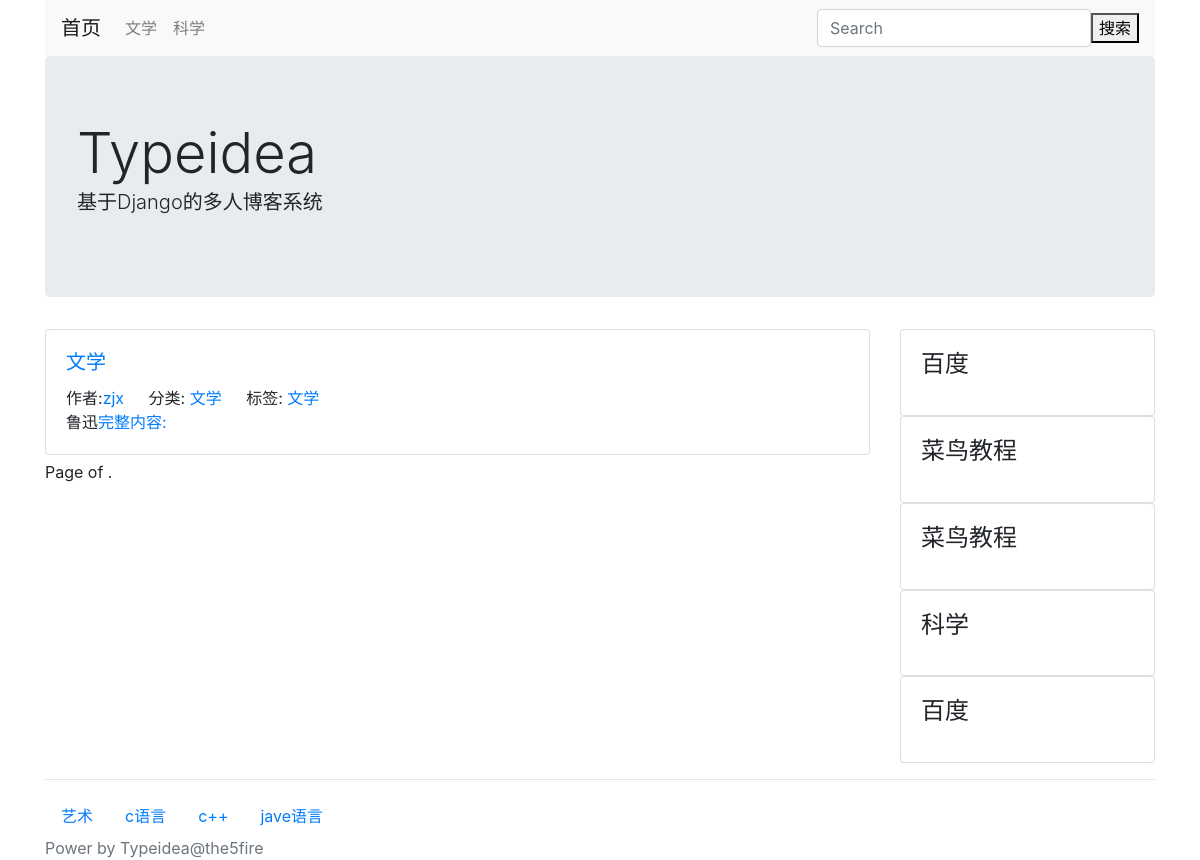
Page /category/1/ on the committed database.
### blog/models.py (models this page shows, shortened)
class Category(models.Model):
    STATUS_NORMAL = 1
    STATUS_DELETE = 0
    STATUS_ITEMS = (
            (STATUS_NORMAL, '正常'),
            (STATUS_DELETE, '删除'),
    )
    name = models.CharField(max_length=50, verbose_name="名称")
    status = models.PositiveIntegerField(default=STATUS_NORMAL,
            choices=STATUS_ITEMS, verbose_name="状态")
    is_nav = models.BooleanField(default=False, verbose_name="是否为导航")
    owner = models.ForeignKey(User, verbose_name="作者",on_delete=models.DO_NOTHING)
    created_time = models.DateTimeField(auto_now_add=True, verbose_name="创建时间")
    class Meta:
        verbose_name = verbose_name_plural = '分类'
    @classmethod
    def get_navs(cls):
        categories = cls.objects.filter(status=cls.STATUS_NORMAL)
        nav_categories = []
        normal_categories = []
        for cate in categories:
            if cate.is_nav:
                nav_categories.append(cate)
            else:
                normal_categories.append(cate)
        return {
            'navs': nav_categories,
            'categories': normal_categories,
        }

class Post(models.Model):
    STATUS_NORMAL = 1
    STATUS_DELETE = 0
    STATUS_DRAFT = 2
    STATUS_ITEMS = (
        (STATUS_NORMAL, '正常'),
        (STATUS_DELETE, '删除'),
        (STATUS_DRAFT, '草稿'),
    )
    pv = models.PositiveIntegerField(default=1)
    uv = models.PositiveIntegerField(default=1)
    title = models.CharField(max_length=255, verbose_name="标题")
    desc = models.CharField(max_length=1024, blank=True, verbose_name="摘要")
    content = models.TextField(verbose_name="正文", help_text="正文必须为MarkDown格式")
    status = models.PositiveIntegerField(default=STATUS_NORMAL,
        choices=STATUS_ITEMS, verbose_name="状态")
    category = models.ForeignKey(Category, verbose_name="分类",on_delete=models.DO_NOTHING)
    tag = models.ManyToManyField(Tag, verbose_name="标签")
    owner = models.ForeignKey(User, verbose_name="作者",on_delete=models.DO_NOTHING)
    created_time = models.DateTimeField(auto_now_add=True, verbose_name="创建时间")
    class Meta:
        verbose_name = verbose_name_plural = "文章"
        ordering = ['-id']

class Tag(models.Model):
    STATUS_NORMAL = 1
    STATUS_DELETE = 0
    STATUS_ITEMS = (
        (STATUS_NORMAL, '正常'),
        (STATUS_DELETE, '删除'),
    )
    name = models.CharField(max_length=10, verbose_name="名称")
    status = models.PositiveIntegerField(default=STATUS_NORMAL,
        choices=STATUS_ITEMS, verbose_name="状态")
    owner = models.ForeignKey(User, verbose_name="作者",on_delete=models.DO_NOTHING)
    created_time = models.DateTimeField(auto_now_add=True, verbose_name="创建时间")
    class Meta:
        verbose_name = verbose_name_plural = '标签'

### cofig/models.py (models this page shows, shortened)
class SideBar(models.Model):
    DISPLAY_HTML = 1
    DISPLAY_LATEST = 2
    DISPLAY_HOT = 3
    DISPLAY_COMMENT = 4
    SIDE_TYPE = (
        (DISPLAY_HTML, 'HTML'),
        (DISPLAY_LATEST, '最新文章'),
        (DISPLAY_HOT, '最热文章'),
        (DISPLAY_COMMENT, '最近评论'),
    )
    STATUS_SHOW = 1
    STATUS_HIDE = 0
    STATUS_ITEMS = (
        (STATUS_SHOW, '展示'),
        (STATUS_HIDE, '隐藏'),
    )
    title = models.CharField(max_length=50, verbose_name= "标题")
    display_type = models.PositiveIntegerField(default=1, choices=SIDE_TYPE,
                                                verbose_name="展示类型")
    content = models .CharField(max_length=500, blank=True, verbose_name="内容",
                                help_text="如果设置的不是HTML类型，可为空")
    status=models.PositiveIntegerField(default=STATUS_SHOW, choices=STATUS_ITEMS,
                                        verbose_name="状态")
    owner= models.ForeignKey(User, verbose_name= "作者",on_delete=models.DO_NOTHING)
    created_time= models.DateTimeField(auto_now_add=True, verbose_name="创建时间")
    class Meta:
        verbose_name = verbose_name_plural="侧边栏"
    @classmethod
    def get_all(cls):
        return cls.objects.filter(status=cls.STATUS_SHOW)

### blog/views.py (the view)
# urls.py: url(r'^category/(?P<category_id>\d+)/$', CategoryView.as_view(), name='category-list'),
class CategoryView(IndexView):
    def get_context_data(self, **kwargs):
        context = super().get_context_data(**kwargs)
        category_id = self.kwargs.get('category_id')
        category = get_object_or_404(Category, pk=category_id)
        context.update({
            'category':category,
        })
        return context
    def get_queryset(self):
        queryset = super().get_queryset()
        category_id = self.kwargs.get('category_id')
        return queryset.filter(category_id=category_id)

### blog/views.py (called while the page is built)
        def get_context_data(self, **kwargs):
            context = super().get_context_data(**kwargs)
            context.update({
                'sidebars': SideBar.get_all(),
            })
            context.update(Category.get_navs())
            return context

### typeidea/templates/blog/list.html (shortened to what this page needs)
<!DOCTYPE html>
<html lang="en">
<head>
</head>
<body>
{% extends "./base.html" %}
{% block main %}
    {% for post in post_list %}
        <div class="card post">
            <div class="card-body">
                <h5 class="card-title"><a href="{% url 'post-detail' post.id %}">{{ post.title }}</a></h5>
                <span class="card-link">作者:<a href="#">{{ post.owner.username }}</a></span>
                <span class="card-link">分类:<a href="{% url 'category-list' post.category.id %}">
                    {{ post.category.name }}</a></span>
                <span class="card-link">标签:
                    {% for tag in post.tag.all %}
                    <a href="{% url 'tag-list' tag.id %}">{{ tag.name }}</a>
                    {% endfor %}
                </span>
        <p class="card-text">{{ post.desc }}<a href="{% url 'post-detail' post.id %}">完整内容:</a></p>
            </div>
        </div>
    {% endfor %}
    {% if page_obj %}
        Page {{ page_obj_number }} of {{ paginator.num_page }}.
    {% endif %}
{% endblock %}

### typeidea/templates/blog/base.html (shortened to what this page needs)
{% load static %}
<!DOCTYPE html>
<html lang="en">
<head>
    <link rel="stylesheet" href="https://cdn.bootcss.com/bootstrap/4.0.0/css/bootstrap.css">
</head>
<body>
<div class="container head">
    <nav class="navbar navbar-expand-lg navbar-light bg-light">
        <a class="navbar-brand" href="/">首页</a>
        <div class="collapse navbar-collapse" id="navbarSupportedContent">
            <ul class="navbar-nav mr-auto">
                {% for cate in navs %}
                    <li class="nav-item">
                        <a class="nav-link" href="{% url 'category-list' cate.id %}">
                            {{ cate.name }}</a>
                    </li>
                {% endfor %}
            </ul>
            <from class="form-inline" action='/search/' method='GET'>
                <input class="form-control" type="search" name="keyword" placeholder="Search" aria-label="Search"
                       value="{{ keyword }}">
                <button class="bth bth-outline-success" type="submit">搜索</button>
            </from>
        </div>
    </nav>
    <div class="jumbotron">
        <hl class="display-4">Typeidea</hl>
        <p class="lead">基于Django的多人博客系统</p>
    </div>
</div>
<div class="container main">
    <div class="row">
        <div class="col-9 post-list">
            {% block main %}
            {% endblock %}
        </div>
        <div class="col-3">
            {% block sidebar %}
                {% for sidebar in sidebars %}
                    <div class="card sidebar">
                        <div class="card-body">
                            <h4 class="card-title">{{ sidebar.title }}</h4>
                        </div>
                    </div>
                {% endfor %}
            {% endblock %}
        </div>
    </div>
</div>
<footer class="footer">
    {% block footer %}
        <div class="container">
            <hr/>
            <nav class="nav category">{% for cate in categories %}
                <a href="{% url 'category-list' cate.id %}" class="nav-link"> {{ cate.name }}</a>
            {% endfor %}
            </nav>
        </div>
        <div class="container power">
            <span class="text-muted">Power by Typeidea@the5fire</span>
        </div>
    {% endblock %}
</footer>
</body>
</html>

### typeidea/templates/blog/base.html (style rules this page uses)
.post { margin-bottom: 5px; }

### rows in the picture
Category: name "文学"
Category: name "科学"
Post: title "文学", owner.username "zjx", category.name "文学", desc "鲁迅"
Tag: name "文学"
SideBar: title "百度"
SideBar: title "菜鸟教程"
SideBar: title "菜鸟教程"
SideBar: title "科学"
SideBar: title "百度"
Category: name "艺术"
Category: name "c语言"
Category: name "c++"
Category: name "jave语言"
